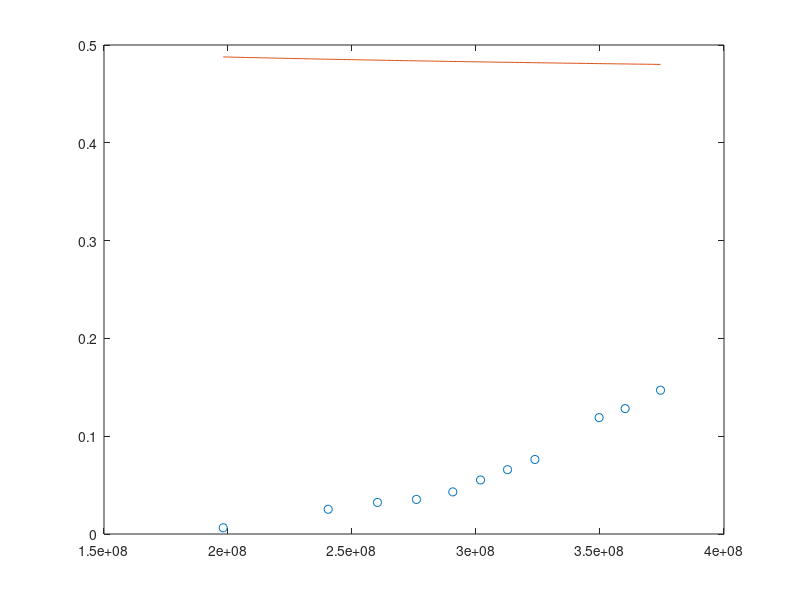

This figure's MATLAB source:
% Evan Baker
% EAB_HW05_P02
% 19 February 2014

% This script will determine the coefficient K and exponent m of 
% the stress strain equation s = K*E^m

clc
clear all
close all

% Data is [ F(kN), L(mm) ;]
data = [ 24.6 12.58 ; 29.3 12.82 ; 31.5 12.91 ; 33.3 12.95 ; 34.8 13.05 ; 35.7 13.21 ; 36.6 13.35 ; 37.5 13.49 ; 38.8 14.08 ; 39.6 14.21 ; 40.4 14.48 ];

% Initial xsectional area (m^2)
Ao = 1.25*10^-4;
% Initial gage length (m)
Lo = 0.0125;

% Adjusting the data to conventional units
F = 1000 .* data(:, 1); % kN => N
L = .001 .* data(:, 2); % mm => m


s = (F .* L) ./ (Ao .* Lo);
E = log(L ./ Lo);

% Linearizing the stress strain eq
% y = bx^m                  | s = K*E^m
% ln(y) = mln(x) + ln(b)    | ln(s) = mln(E) + ln(K)


n = 3; % Degree of polynomial fit
p = polyfit(log(E),log(s),n);
m = p(1) % Pulling the coefficients in to something useful
b = exp(p(2))

x = linspace(min(s),max(s));
y = b.*(x.^m);

plot(s, E, 'o', x, y, '-')